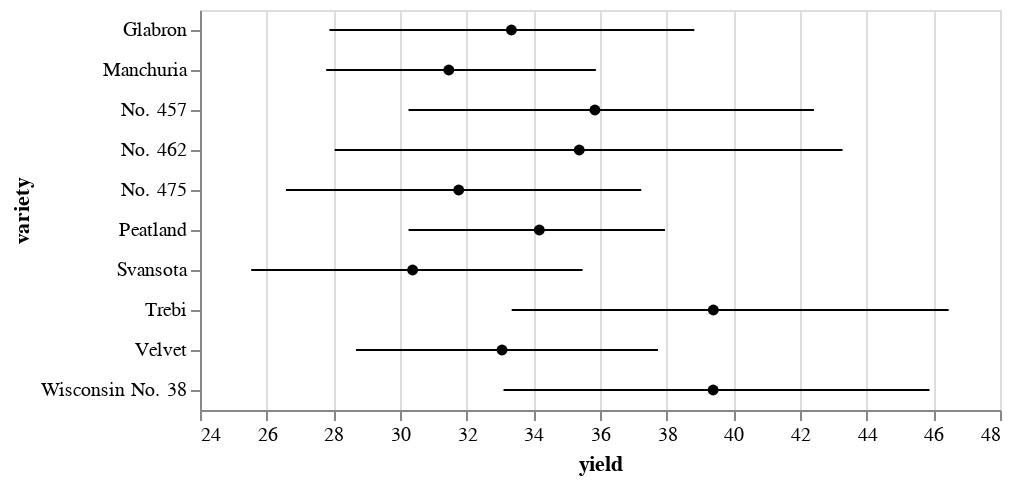

Notebook code cell kept with this figure:
### Code cell
import altair as alt
from vega_datasets import data

source = data.barley()

error_bars = alt.Chart(source).mark_errorbar(extent='ci').encode(
  x=alt.X('yield:Q', scale=alt.Scale(zero=False)),
  y=alt.Y('variety:N')
)

points = alt.Chart(source).mark_point(filled=True, color='black').encode(
  x=alt.X('yield:Q', aggregate='mean'),
  y=alt.Y('variety:N'),
)

error_bars + points

### Figure 1 — Vega-Lite specification as saved in the notebook (floating-point values rounded to 4 significant figures)
{"config": {"view": {"continuousWidth": 400, "continuousHeight": 300}}, "layer": [{"mark": {"type": "errorbar", "extent": "ci"}, "encoding": {"x": {"field": "yield", "scale": {"zero": false}, "type": "quantitative"}, "y": {"field": "variety", "type": "nominal"}}}, {"mark": {"type": "point", "color": "black", "filled": true}, "encoding": {"x": {"aggregate": "mean", "field": "yield", "type": "quantitative"}, "y": {"field": "variety", "type": "nominal"}}}], "data": {"name": "data-093ece8c35bb2d41094cfb6138ec810b"}, "$schema": "https://vega.github.io/schema/vega-lite/v4.17.0.json", "datasets": {"data-093ece8c35bb2d41094cfb6138ec810b": [{"yield": 27.0, "variety": "Manchuria", "year": 1931, "site": "University Farm"}, {"yield": 48.87, "variety": "Manchuria", "year": 1931, "site": "Waseca"}, {"yield": 27.43, "variety": "Manchuria", "year": 1931, "site": "Morris"}, {"yield": 39.93, "variety": "Manchuria", "year": 1931, "site": "Crookston"}, {"yield": 32.97, "variety": "Manchuria", "year": 1931, "site": "Grand Rapids"}, {"yield": 28.97, "variety": "Manchuria", "year": 1931, "site": "Duluth"}, {"yield": 43.07, "variety": "Glabron", "year": 1931, "site": "University Farm"}, {"yield": 55.2, "variety": "Glabron", "year": 1931, "site": "Waseca"}, {"yield": 28.77, "variety": "Glabron", "year": 1931, "site": "Morris"}, {"yield": 38.13, "variety": "Glabron", "year": 1931, "site": "Crookston"}, {"yield": 29.13, "variety": "Glabron", "year": 1931, "site": "Grand Rapids"}, {"yield": 29.67, "variety": "Glabron", "year": 1931, "site": "Duluth"}, {"yield": 35.13, "variety": "Svansota", "year": 1931, "site": "University Farm"}, {"yield": 47.33, "variety": "Svansota", "year": 1931, "site": "Waseca"}, {"yield": 25.77, "variety": "Svansota", "year": 1931, "site": "Morris"}, {"yield": 40.47, "variety": "Svansota", "year": 1931, "site": "Crookston"}, {"yield": 29.67, "variety": "Svansota", "year": 1931, "site": "Grand Rapids"}, {"yield": 25.7, "variety": "Svansota", "year": 1931, "site": "Duluth"}, {"yield": 39.9, "variety": "Velvet", "year": 1931, "site": "University Farm"}, {"yield": 50.23, "variety": "Velvet", "year": 1931, "site": "Waseca"}, {"yield": 26.13, "variety": "Velvet", "year": 1931, "site": "Morris"}, {"yield": 41.33, "variety": "Velvet", "year": 1931, "site": "Crookston"}, {"yield": 23.03, "variety": "Velvet", "year": 1931, "site": "Grand Rapids"}, {"yield": 26.3, "variety": "Velvet", "year": 1931, "site": "Duluth"}, {"yield": 36.57, "variety": "Trebi", "year": 1931, "site": "University Farm"}, {"yield": 63.83, "variety": "Trebi", "year": 1931, "site": "Waseca"}, {"yield": 43.77, "variety": "Trebi", "year": 1931, "site": "Morris"}, {"yield": 46.93, "variety": "Trebi", "year": 1931, "site": "Crookston"}, {"yield": 29.77, "variety": "Trebi", "year": 1931, "site": "Grand Rapids"}, {"yield": 33.93, "variety": "Trebi", "year": 1931, "site": "Duluth"}, {"yield": 43.27, "variety": "No. 457", "year": 1931, "site": "University Farm"}, {"yield": 58.1, "variety": "No. 457", "year": 1931, "site": "Waseca"}, {"yield": 28.7, "variety": "No. 457", "year": 1931, "site": "Morris"}, {"yield": 45.67, "variety": "No. 457", "year": 1931, "site": "Crookston"}, {"yield": 32.17, "variety": "No. 457", "year": 1931, "site": "Grand Rapids"}, {"yield": 33.6, "variety": "No. 457", "year": 1931, "site": "Duluth"}, {"yield": 36.6, "variety": "No. 462", "year": 1931, "site": "University Farm"}, {"yield": 65.77, "variety": "No. 462", "year": 1931, "site": "Waseca"}, {"yield": 30.37, "variety": "No. 462", "year": 1931, "site": "Morris"}, {"yield": 48.57, "variety": "No. 462", "year": 1931, "site": "Crookston"}, {"yield": 24.93, "variety": "No. 462", "year": 1931, "site": "Grand Rapids"}, {"yield": 28.1, "variety": "No. 462", "year": 1931, "site": "Duluth"}, {"yield": 32.77, "variety": "Peatland", "year": 1931, "site": "University Farm"}, {"yield": 48.57, "variety": "Peatland", "year": 1931, "site": "Waseca"}, {"yield": 29.87, "variety": "Peatland", "year": 1931, "site": "Morris"}, {"yield": 41.6, "variety": "Peatland", "year": 1931, "site": "Crookston"}, {"yield": 34.7, "variety": "Peatland", "year": 1931, "site": "Grand Rapids"}, {"yield": 32.0, "variety": "Peatland", "year": 1931, "site": "Duluth"}, {"yield": 24.67, "variety": "No. 475", "year": 1931, "site": "University Farm"}, {"yield": 46.77, "variety": "No. 475", "year": 1931, "site": "Waseca"}, {"yield": 22.6, "variety": "No. 475", "year": 1931, "site": "Morris"}, {"yield": 44.1, "variety": "No. 475", "year": 1931, "site": "Crookston"}, {"yield": 19.7, "variety": "No. 475", "year": 1931, "site": "Grand Rapids"}, {"yield": 33.07, "variety": "No. 475", "year": 1931, "site": "Duluth"}, {"yield": 39.3, "variety": "Wisconsin No. 38", "year": 1931, "site": "University Farm"}, {"yield": 58.8, "variety": "Wisconsin No. 38", "year": 1931, "site": "Waseca"}, {"yield": 29.47, "variety": "Wisconsin No. 38", "year": 1931, "site": "Morris"}, {"yield": 49.87, "variety": "Wisconsin No. 38", "year": 1931, "site": "Crookston"}, {"yield": 34.47, "variety": "Wisconsin No. 38", "year": 1931, "site": "Grand Rapids"}, {"yield": 31.6, "variety": "Wisconsin No. 38", "year": 1931, "site": "Duluth"}, {"yield": 26.9, "variety": "Manchuria", "year": 1932, "site": "University Farm"}, {"yield": 33.47, "variety": "Manchuria", "year": 1932, "site": "Waseca"}, {"yield": 34.37, "variety": "Manchuria", "year": 1932, "site": "Morris"}, {"yield": 32.97, "variety": "Manchuria", "year": 1932, "site": "Crookston"}, {"yield": 22.13, "variety": "Manchuria", "year": 1932, "site": "Grand Rapids"}, {"yield": 22.57, "variety": "Manchuria", "year": 1932, "site": "Duluth"}, {"yield": 36.8, "variety": "Glabron", "year": 1932, "site": "University Farm"}, {"yield": 37.73, "variety": "Glabron", "year": 1932, "site": "Waseca"}, {"yield": 35.13, "variety": "Glabron", "year": 1932, "site": "Morris"}, {"yield": 26.17, "variety": "Glabron", "year": 1932, "site": "Crookston"}, {"yield": 14.43, "variety": "Glabron", "year": 1932, "site": "Grand Rapids"}, {"yield": 25.87, "variety": "Glabron", "year": 1932, "site": "Duluth"}, {"yield": 27.43, "variety": "Svansota", "year": 1932, "site": "University Farm"}, {"yield": 38.5, "variety": "Svansota", "year": 1932, "site": "Waseca"}, {"yield": 35.03, "variety": "Svansota", "year": 1932, "site": "Morris"}, {"yield": 20.63, "variety": "Svansota", "year": 1932, "site": "Crookston"}, {"yield": 16.63, "variety": "Svansota", "year": 1932, "site": "Grand Rapids"}, {"yield": 22.23, "variety": "Svansota", "year": 1932, "site": "Duluth"}, {"yield": 26.8, "variety": "Velvet", "year": 1932, "site": "University Farm"}, {"yield": 37.4, "variety": "Velvet", "year": 1932, "site": "Waseca"}, {"yield": 38.83, "variety": "Velvet", "year": 1932, "site": "Morris"}, {"yield": 32.07, "variety": "Velvet", "year": 1932, "site": "Crookston"}, {"yield": 32.23, "variety": "Velvet", "year": 1932, "site": "Grand Rapids"}, {"yield": 22.47, "variety": "Velvet", "year": 1932, "site": "Duluth"}, {"yield": 29.07, "variety": "Trebi", "year": 1932, "site": "University Farm"}, {"yield": 49.23, "variety": "Trebi", "year": 1932, "site": "Waseca"}, {"yield": 46.63, "variety": "Trebi", "year": 1932, "site": "Morris"}, {"yield": 41.83, "variety": "Trebi", "year": 1932, "site": "Crookston"}, {"yield": 20.63, "variety": "Trebi", "year": 1932, "site": "Grand Rapids"}, {"yield": 30.6, "variety": "Trebi", "year": 1932, "site": "Duluth"}, {"yield": 26.43, "variety": "No. 457", "year": 1932, "site": "University Farm"}, {"yield": 42.2, "variety": "No. 457", "year": 1932, "site": "Waseca"}, {"yield": 43.53, "variety": "No. 457", "year": 1932, "site": "Morris"}, {"yield": 34.33, "variety": "No. 457", "year": 1932, "site": "Crookston"}, {"yield": 19.47, "variety": "No. 457", "year": 1932, "site": "Grand Rapids"}, {"yield": 22.7, "variety": "No. 457", "year": 1932, "site": "Duluth"}, {"yield": 25.57, "variety": "No. 462", "year": 1932, "site": "University Farm"}, {"yield": 44.7, "variety": "No. 462", "year": 1932, "site": "Waseca"}, {"yield": 47.0, "variety": "No. 462", "year": 1932, "site": "Morris"}, {"yield": 30.53, "variety": "No. 462", "year": 1932, "site": "Crookston"}, {"yield": 19.9, "variety": "No. 462", "year": 1932, "site": "Grand Rapids"}, {"yield": 22.5, "variety": "No. 462", "year": 1932, "site": "Duluth"}, {"yield": 28.07, "variety": "Peatland", "year": 1932, "site": "University Farm"}, {"yield": 36.03, "variety": "Peatland", "year": 1932, "site": "Waseca"}, {"yield": 43.2, "variety": "Peatland", "year": 1932, "site": "Morris"}, {"yield": 25.23, "variety": "Peatland", "year": 1932, "site": "Crookston"}, {"yield": 26.77, "variety": "Peatland", "year": 1932, "site": "Grand Rapids"}, {"yield": 31.37, "variety": "Peatland", "year": 1932, "site": "Duluth"}, {"yield": 30.0, "variety": "No. 475", "year": 1932, "site": "University Farm"}, {"yield": 41.27, "variety": "No. 475", "year": 1932, "site": "Waseca"}, {"yield": 44.23, "variety": "No. 475", "year": 1932, "site": "Morris"}, {"yield": 32.13, "variety": "No. 475", "year": 1932, "site": "Crookston"}, {"yield": 15.23, "variety": "No. 475", "year": 1932, "site": "Grand Rapids"}, {"yield": 27.37, "variety": "No. 475", "year": 1932, "site": "Duluth"}, {"yield": 38.0, "variety": "Wisconsin No. 38", "year": 1932, "site": "University Farm"}, {"yield": 58.17, "variety": "Wisconsin No. 38", "year": 1932, "site": "Waseca"}, {"yield": 47.17, "variety": "Wisconsin No. 38", "year": 1932, "site": "Morris"}, {"yield": 35.9, "variety": "Wisconsin No. 38", "year": 1932, "site": "Crookston"}, {"yield": 20.67, "variety": "Wisconsin No. 38", "year": 1932, "site": "Grand Rapids"}, {"yield": 29.33, "variety": "Wisconsin No. 38", "year": 1932, "site": "Duluth"}]}}
